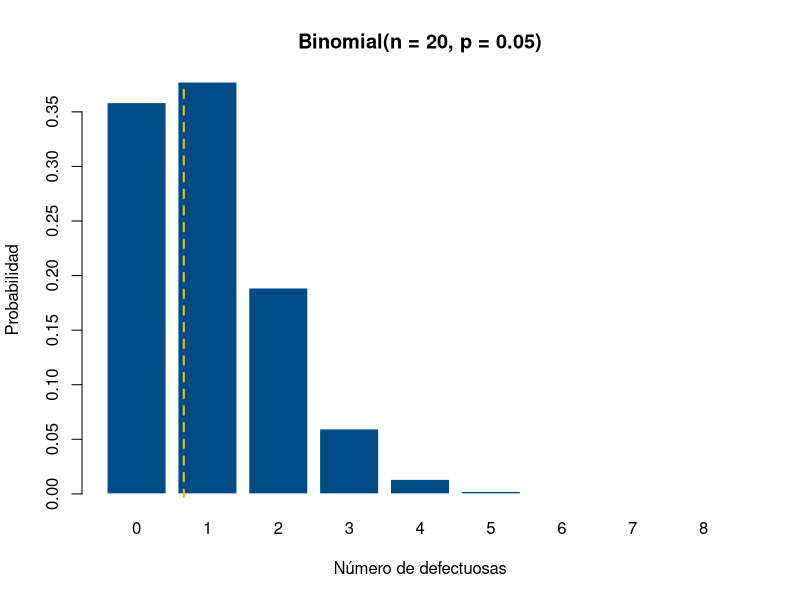

This chart was generated by the following R code:
## ---- chunk 1
set.seed(2026)
p <- 0.3

# Un solo ensayo de Bernoulli, repetido muchas veces
bernoulli <- rbinom(10000, size = 1, prob = p)
head(bernoulli, 20)

mean(bernoulli)          # ¿a qué se parece?
var(bernoulli)           # ¿y esto?
p * (1 - p)              # varianza teórica de un Bernoulli
## ---- chunk 2
# La binomial NO es más que la suma de n ensayos de Bernoulli independientes
n <- 20

suma_manual <- replicate(10000, sum(rbinom(n, size = 1, prob = p)))
directo     <- rbinom(10000, size = n, prob = p)

c(media_suma = mean(suma_manual), media_directa = mean(directo), teorica = n * p)
c(var_suma   = var(suma_manual),  var_directa   = var(directo),  teorica = n * p * (1 - p))
## ---- chunk 3
n <- 20; p <- 0.05

# ¿Ninguna defectuosa?
dbinom(0, size = n, prob = p)

# ¿Al menos dos defectuosas?
1 - pbinom(1, size = n, prob = p)

# Media, varianza y desviación estándar
c(media = n * p, varianza = n * p * (1 - p), sd = sqrt(n * p * (1 - p)))
## ---- chunk 4
#| label: fig-binomial-control
#| fig-cap: "Distribución del número de piezas defectuosas en una muestra de 20"
k <- 0:8
probs <- dbinom(k, size = n, prob = p)

barplot(probs, names.arg = k, col = "#004B85", border = "white",
        main = "Binomial(n = 20, p = 0.05)",
        xlab = "Número de defectuosas", ylab = "Probabilidad")
abline(v = which.max(probs) - 0.5, col = "#FFB903", lwd = 2, lty = 2)
## ---- chunk 5
n <- 10; p <- 1/4

# P(X >= 6)
1 - pbinom(5, size = n, prob = p)

# Aciertos esperados
n * p
